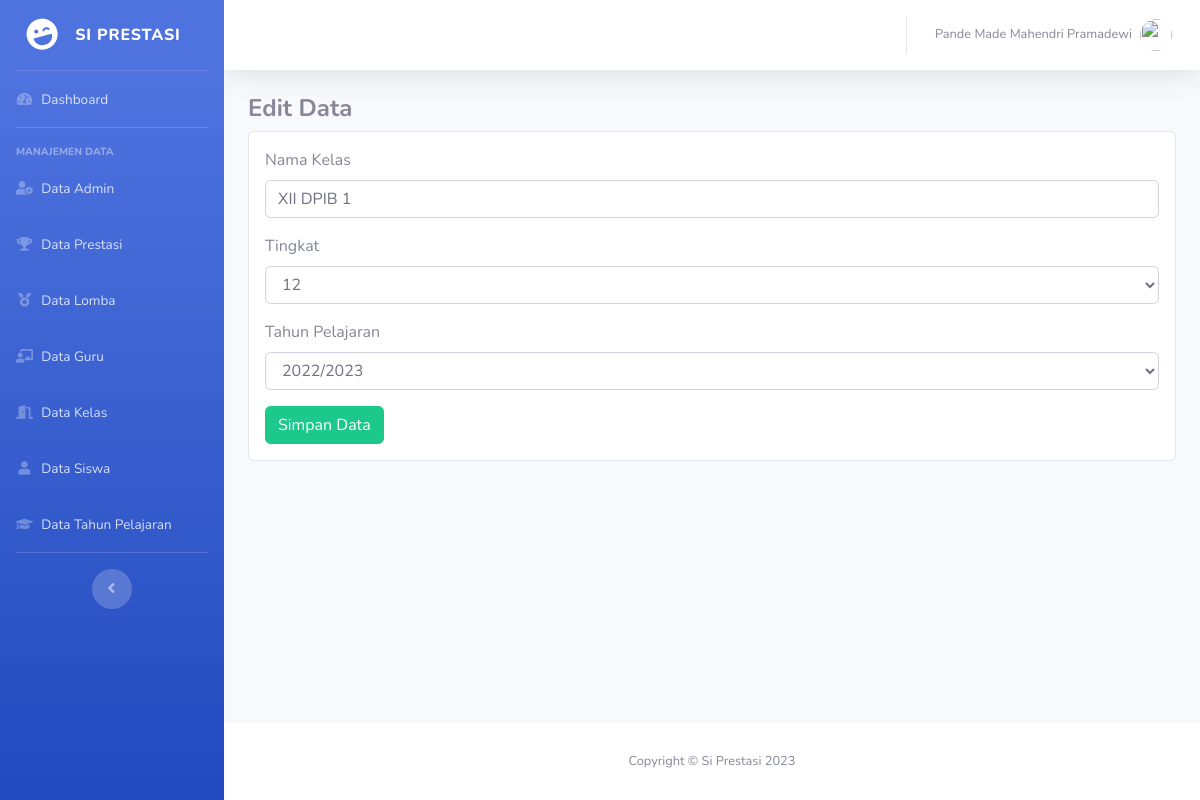
Page /admin/kelas/edit.php?kid=5 (signed in) on the earlier database version.
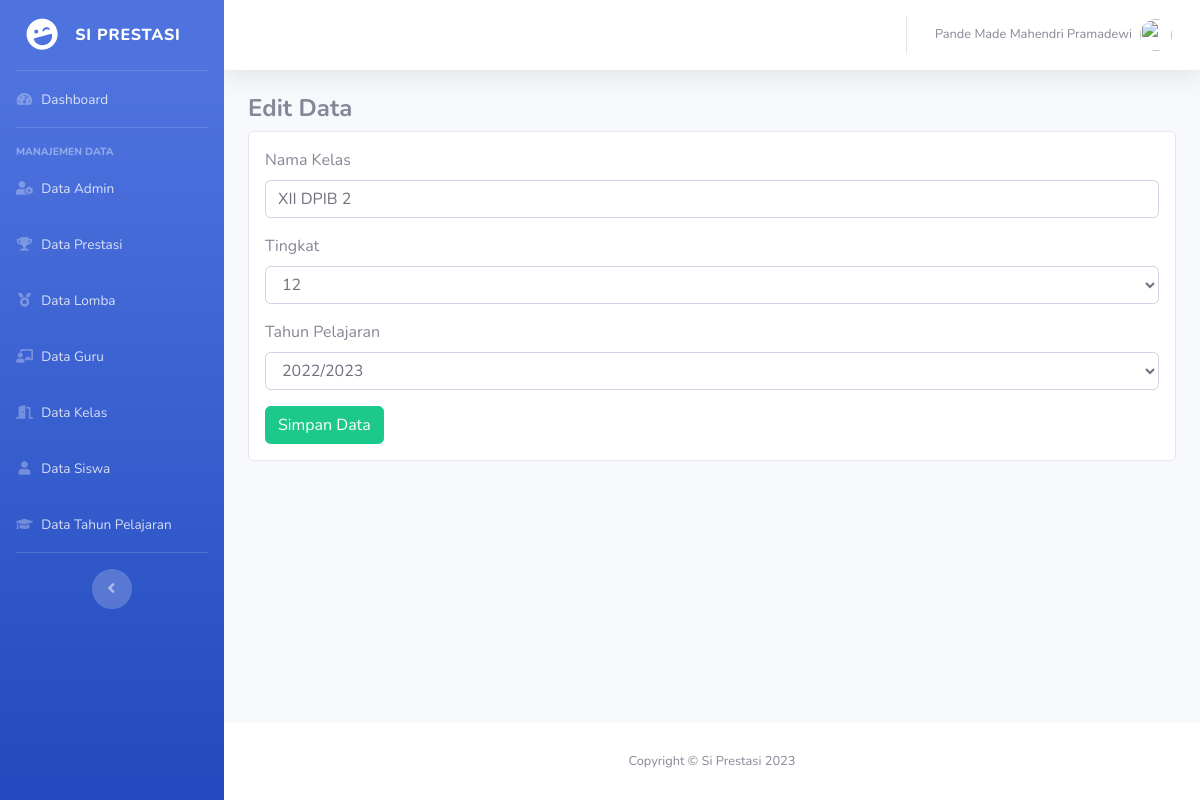
Same page on the later database version.
### tables this page shows
CREATE TABLE `tb_kelas` (
  `kid` int NOT NULL,
  `knama` varchar(10) NOT NULL,
  `ktingkat` enum('10','11','12') NOT NULL,
  `tid` int NOT NULL
);

CREATE TABLE `tb_tapel` (
  `tid` int NOT NULL,
  `ttapel` varchar(9) NOT NULL
);

### functions.php (called while the page is built, shortened)
<?php
$conn = mysqli_connect(DB_HOST, DB_USER, DB_PASS, DB_NAME);
function query($query)
{
	global $conn;
	$result = mysqli_query($conn, $query);
	$rows = [];
	while ($row = mysqli_fetch_assoc($result)) {
		$rows[] = $row;
	}
	return $rows;
}

### admin/kelas/edit.php (the view, shortened to what this page needs)
<?php
require '../../functions.php';
$idKelas = mysqli_escape_string($conn, $_GET['kid']);
$tapel = query("SELECT * FROM tb_tapel");
$dataKelas = query("SELECT * FROM tb_kelas WHERE kid = '$idKelas'")[0] ?? null;
?>
<!DOCTYPE html>
<html lang="en">
<head>
    <link href="../../vendor/fontawesome-free/css/all.min.css" rel="stylesheet" type="text/css">
    <link href="../../css/sb-admin-2.min.css" rel="stylesheet">
</head>
<body id="page-top">
    <div id="wrapper">
        <?php require_once "../partial/sidebar.php" ?>
        <div id="content-wrapper" class="d-flex flex-column">
            <div id="content">
                <?php require_once "../partial/topbar.php" ?>
                <div class="container-fluid">
                    <h4 class="font-weight-bold">Edit Data</h4>
                    <form method="post" class="card p-3">
                        <div class="mb-3">
                            <label for="knama" class="form-label">Nama Kelas</label>
                            <input name="knama" class="form-control" id="knama" value="<?= $dataKelas['knama'] ?>" />
                        </div>
                        <div class="mb-3">
                            <label for="ktingkat" class="form-label">Tingkat</label>
                            <select name="ktingkat" id="ktingkat" class="form-control">>
                                <option value="12" <?= $dataKelas['ktingkat'] == 12 ? 'selected' : '' ?>>12</option>
                            </select>
                        </div>
                        <div class="mb-3">
                            <label for="tid" class="form-label">Tahun Pelajaran</label>
                            <select name="tid" id="tid" class="form-control">
                                <?php foreach ($tapel as $option) : ?>
                                    <option value="<?= $option['tid'] ?>" <?= $option['tid'] == $dataKelas['tid'] ? 'selected' : '' ?>>
                                        <?= $option['ttapel'] ?>
                                    </option>
                                <?php endforeach; ?>
                            </select>
                        </div>
                        <div>
                            <button class="btn btn-success" name="submit">Simpan Data</button>
                        </div>
                    </form>
                </div>
            </div>
            <?php require_once "../partial/footer.php" ?>
        </div>
    </div>
</body>
</html>

Differences in the rows shown:
changed tb_kelas: knama "XII DPIB 1" → "XII DPIB 2"
